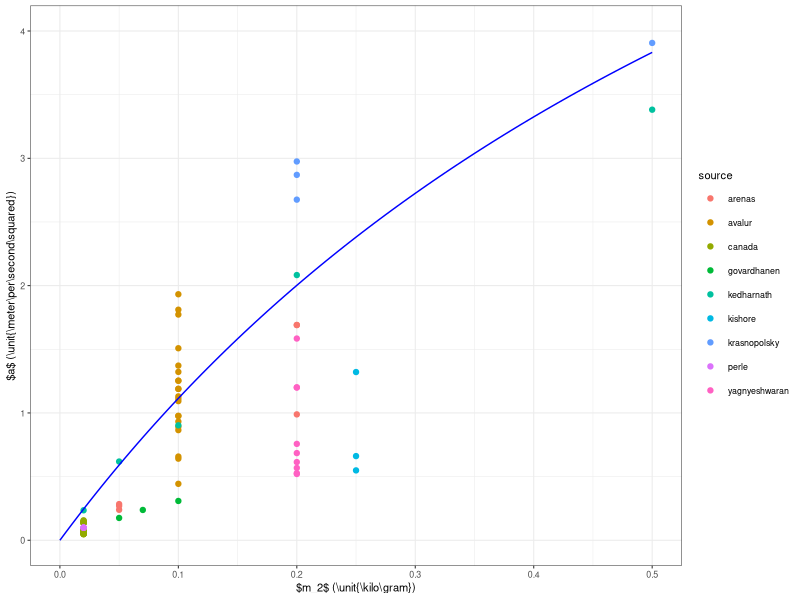
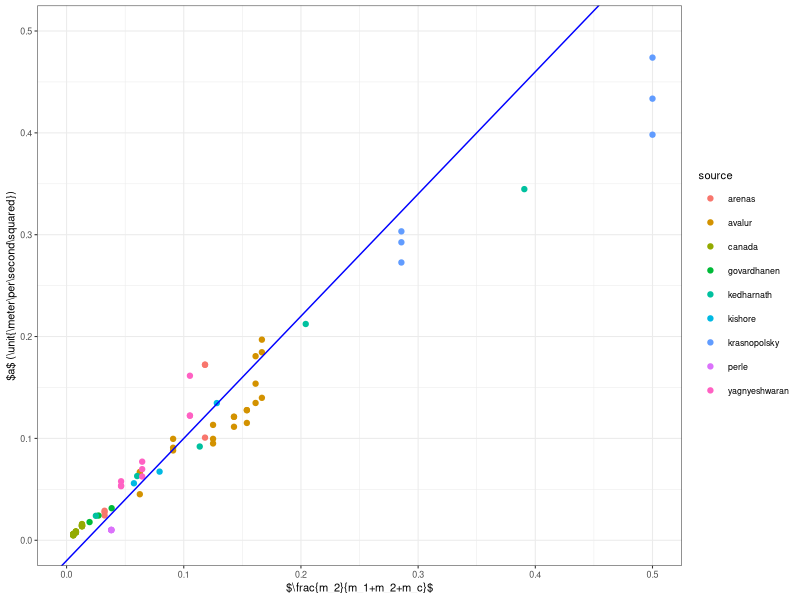

These charts were generated, in order, by the following R code:
library(ggplot2)
raw <- read.csv("all.csv",header=TRUE)

library(dplyr)
data <- mutate(
 raw,
 ameas.ms2 = 2*x.m/t.s^2,
 mhat = m2.kg/(m1.kg+m2.kg+mc.kg),
 ahat = ameas.ms2/9.81,
 )

apredicted.ms2 <- function(m2,m1,mc){
  9.81*m2/(m2+m1+mc)
}

fig <- ggplot(data)+geom_point(aes(x=m2.kg,y=ameas.ms2,color=source))+
    ylim(0,4)+xlim(0,0.5)+
    geom_function(fun=apredicted.ms2,args=list(m1=0.280,mc=0.5),color='blue')+
    xlab('$m_2$ (\\unit{\\kilo\\gram})')+
    ylab('$a$ (\\unit{\\meter\\per\\second\\squared})')+
    theme_bw(base_size=8)

library(svglite)
svglite('fig3a.svg',width=3,height=2,pointsize=8)
print(fig)
dev.off()


fig2 <- ggplot(data)+geom_point(aes(x=mhat,y=ahat,color=source))+
     ylim(0,0.5)+xlim(0,0.5)+
     geom_abline(slope=1.2,intercept=-0.02,color='blue')+
     xlab('$\\frac{m_2}{m_1+m_2+m_c}$')+
     ylab('$a$ (\\unit{\\meter\\per\\second\\squared})')+
     theme_bw(base_size=8)
svglite('fig3.svg',width=3,height=2,pointsize=8)
print(fig2)
dev.off()

library(xtable)
results <- summarize(
	mean.t = mean(t.s),
	sd.t = sd(t.s),
	mean.a = mean(ameas.ms2),
	sd.a = sd(ameas.ms2),
	group_by(data,m2.kg)
	)
print(xtable(results),include.rownames=FALSE,file='table1raw.tex')



fit <- lm(ahat~mhat-1,data)
summary(fit)
